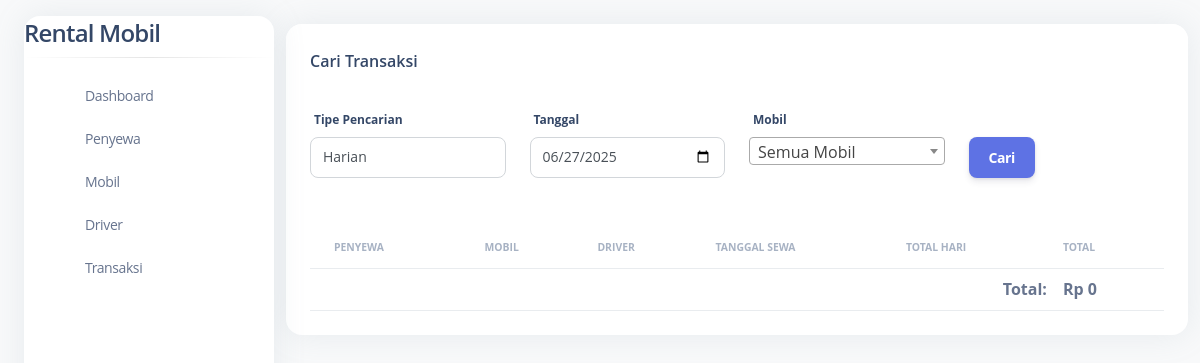
The app's page /pages/cari_transaksi.php, older data.
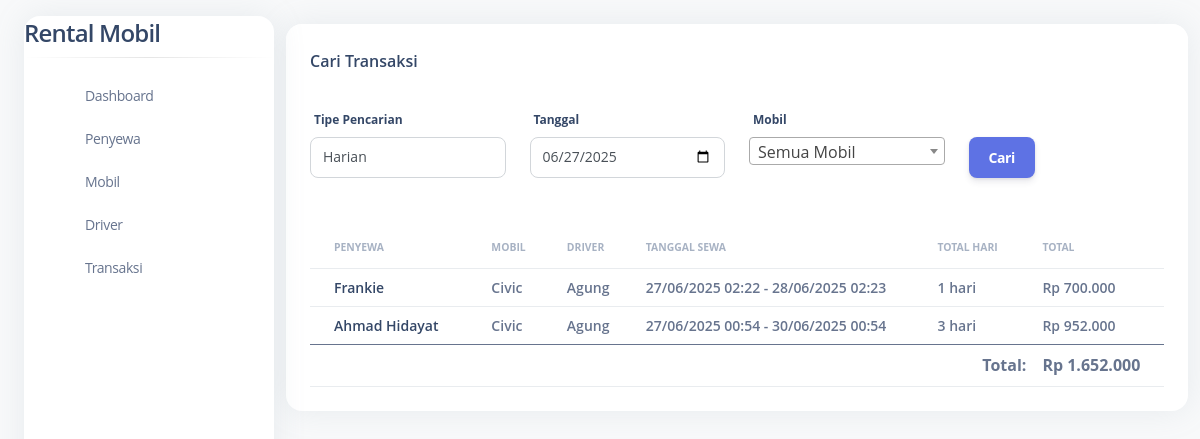
The same page, newer data.
### tables this page shows
CREATE TABLE `transaksi` (
  `id_transaksi` int NOT NULL AUTO_INCREMENT,
  `id_penyewa` int NOT NULL,
  `id_mobil` int NOT NULL,
  `id_driver` int DEFAULT NULL,
  `tanggal_mulai` datetime NOT NULL,
  `tanggal_selesai` datetime NOT NULL,
  `total_hari` int NOT NULL,
  `total_biaya_mobil` decimal(10,2) NOT NULL,
  `total_biaya_driver` decimal(10,2) DEFAULT '0.00',
  `total_biaya_tambahan` decimal(10,2) DEFAULT '0.00',
  `total_keseluruhan` decimal(10,2) NOT NULL,
  `status_pembayaran` enum('Lunas','DP') NOT NULL,
  `jumlah_dp` decimal(10,2) DEFAULT '0.00',
  `sisa_pembayaran` decimal(10,2) DEFAULT '0.00',
  `status_sewa` enum('Berlangsung','Selesai') DEFAULT 'Berlangsung',
  `created_at` timestamp NULL DEFAULT CURRENT_TIMESTAMP,
  PRIMARY KEY (`id_transaksi`),
  KEY `id_penyewa` (`id_penyewa`),
  KEY `id_mobil` (`id_mobil`),
  KEY `id_driver` (`id_driver`),
  CONSTRAINT `transaksi_ibfk_1` FOREIGN KEY (`id_penyewa`) REFERENCES `penyewa` (`id_penyewa`),
  CONSTRAINT `transaksi_ibfk_2` FOREIGN KEY (`id_mobil`) REFERENCES `mobil` (`id_mobil`),
  CONSTRAINT `transaksi_ibfk_3` FOREIGN KEY (`id_driver`) REFERENCES `driver` (`id_driver`)
);

CREATE TABLE `penyewa` (
  `id_penyewa` int NOT NULL AUTO_INCREMENT,
  `nama_penyewa` varchar(100) NOT NULL,
  `alamat` text,
  `no_telp` varchar(15) DEFAULT NULL,
  `no_ktp` varchar(20) DEFAULT NULL,
  `created_at` timestamp NULL DEFAULT CURRENT_TIMESTAMP,
  PRIMARY KEY (`id_penyewa`)
);

CREATE TABLE `mobil` (
  `id_mobil` int NOT NULL AUTO_INCREMENT,
  `nama_mobil` varchar(100) NOT NULL,
  `merk` varchar(50) DEFAULT NULL,
  `tahun` year DEFAULT NULL,
  `plat_nomor` varchar(20) DEFAULT NULL,
  `warna` varchar(30) DEFAULT NULL,
  `harga_sewa_perhari` decimal(10,2) NOT NULL,
  `created_at` timestamp NULL DEFAULT CURRENT_TIMESTAMP,
  PRIMARY KEY (`id_mobil`)
);

CREATE TABLE `driver` (
  `id_driver` int NOT NULL AUTO_INCREMENT,
  `nama_driver` varchar(100) NOT NULL,
  `alamat` text,
  `no_telp` varchar(15) DEFAULT NULL,
  `no_sim` varchar(20) DEFAULT NULL,
  `harga_perhari` decimal(10,2) NOT NULL,
  `created_at` timestamp NULL DEFAULT CURRENT_TIMESTAMP,
  PRIMARY KEY (`id_driver`)
);

### pages/cari_transaksi.php (the view, shortened to what this page needs)
<?php
include '../koneksi/koneksi.php';
$tipe = isset($_GET['tipe']) ? $_GET['tipe'] : 'harian';
$tanggal = isset($_GET['tanggal']) ? $_GET['tanggal'] : date('Y-m-d');
$bulan = isset($_GET['bulan']) ? $_GET['bulan'] : date('Y-m');
$tahun = isset($_GET['tahun']) ? $_GET['tahun'] : date('Y');
$where = "1=1";
if($tipe == 'harian') {
  $where .= " AND DATE(tanggal_mulai)='$tanggal'";
} else if($tipe == 'mingguan') {
  $start = date('Y-m-d', strtotime('-6 days', strtotime($tanggal)));
  $where .= " AND DATE(tanggal_mulai) BETWEEN '$start' AND '$tanggal'";
} else if($tipe == 'bulanan') {
  $where .= " AND DATE_FORMAT(tanggal_mulai, '%Y-%m')='$bulan'";
} else if($tipe == 'tahunan') {
  $where .= " AND YEAR(tanggal_mulai)='$tahun'";
}
$query = mysqli_query($conn, "SELECT t.*, p.nama_penyewa, m.nama_mobil, d.nama_driver
                            FROM transaksi t
                            JOIN penyewa p ON t.id_penyewa=p.id_penyewa
                            JOIN mobil m ON t.id_mobil=m.id_mobil
                            LEFT JOIN driver d ON t.id_driver=d.id_driver
                            WHERE $where
                            ORDER BY t.id_transaksi DESC");
$total = 0;
$data_transaksi = [];
while($data = mysqli_fetch_array($query)) {
  $total += $data['total_keseluruhan'];
  $data_transaksi[] = $data;
}
?>
<!DOCTYPE html>
<html lang="en">
<head>
  <link href="../styling/assets/css/nucleo-icons.css" rel="stylesheet" />
  <link href="../styling/assets/css/nucleo-svg.css" rel="stylesheet" />
  <link href="../styling/assets/css/argon-dashboard.css" rel="stylesheet" />
  <link href="https://cdn.jsdelivr.net/npm/select2@4.1.0-rc.0/dist/css/select2.min.css" rel="stylesheet" />
</head>
<body class="g-sidenav-show bg-gray-100">
  <aside class="sidenav bg-white navbar navbar-vertical navbar-expand-xs border-0 border-radius-xl my-3 fixed-start ms-4" id="sidenav-main">
    <div class="sidenav-header">
      <h4>Rental Mobil</h4>
    </div>
    <hr class="horizontal dark mt-0">
    <div class="collapse navbar-collapse w-auto" id="sidenav-collapse-main">
      <ul class="navbar-nav">
        <li class="nav-item">
          <a class="nav-link" href="../index.php">
            <div class="icon icon-shape icon-sm border-radius-md text-center me-2 d-flex align-items-center justify-content-center">
              <i class="ni ni-tv-2 text-primary text-sm opacity-10"></i>
            </div>
            <span class="nav-link-text ms-1">Dashboard</span>
          </a>
        </li>
        <li class="nav-item">
          <a class="nav-link" href="penyewa.php">
            <div class="icon icon-shape icon-sm border-radius-md text-center me-2 d-flex align-items-center justify-content-center">
              <i class="ni ni-single-02 text-warning text-sm opacity-10"></i>
            </div>
            <span class="nav-link-text ms-1">Penyewa</span>
          </a>
        </li>
        <li class="nav-item">
          <a class="nav-link" href="mobil.php">
            <div class="icon icon-shape icon-sm border-radius-md text-center me-2 d-flex align-items-center justify-content-center">
            </div>
            <span class="nav-link-text ms-1">Mobil</span>
          </a>
        </li>
        <li class="nav-item">
          <a class="nav-link" href="driver.php">
            <div class="icon icon-shape icon-sm border-radius-md text-center me-2 d-flex align-items-center justify-content-center">
              <i class="ni ni-delivery-fast text-info text-sm opacity-10"></i>
            </div>
            <span class="nav-link-text ms-1">Driver</span>
          </a>
        </li>
        <li class="nav-item">
          <a class="nav-link" href="transaksi.php">
            <div class="icon icon-shape icon-sm border-radius-md text-center me-2 d-flex align-items-center justify-content-center">
              <i class="ni ni-credit-card text-danger text-sm opacity-10"></i>
            </div>
            <span class="nav-link-text ms-1">Transaksi</span>
          </a>
        </li>
      </ul>
    </div>
  </aside>
  <main class="main-content position-relative border-radius-lg">
    <div class="container-fluid py-4">
      <div class="row">
        <div class="col-12">
          <div class="card mb-4">
            <div class="card-header pb-0">
              <h6>Cari Transaksi</h6>
            </div>
            <div class="card-body">
              <form action="" method="GET">
                <div class="row">
                  <div class="col-md-3">
                    <div class="form-group">
                      <label>Tipe Pencarian</label>
                      <select class="form-control" name="tipe" onchange="toggleTanggal(this.value)">
                        <option value="harian" <?= $tipe == 'harian' ? 'selected' : '' ?>>Harian</option>
                      </select>
                    </div>
                  </div>
                  <div class="col-md-3" id="tanggalGroup" style="display: <?= in_array($tipe, ['harian', 'mingguan']) ? 'block' : 'none' ?>;">
                    <div class="form-group">
                      <label>Tanggal</label>
                      <input type="date" class="form-control" name="tanggal" value="<?= $tanggal ?>">
                    </div>
                  </div>
                  <div class="col-md-3">
                    <div class="form-group">
                      <label>Mobil</label>
                    </div>
                  </div>
                  <div class="col-md-3">
                    <div class="form-group">
                      <label>&nbsp;</label>
                      <button type="submit" class="btn btn-primary d-block">Cari</button>
                    </div>
                  </div>
                </div>
              </form>
              <hr>
              <div class="table-responsive">
                <table class="table align-items-center mb-0">
                  <thead>
                    <tr>
                      <th class="text-uppercase text-secondary text-xxs font-weight-bolder opacity-7">Penyewa</th>
                      <th class="text-uppercase text-secondary text-xxs font-weight-bolder opacity-7 ps-2">Mobil</th>
                      <th class="text-uppercase text-secondary text-xxs font-weight-bolder opacity-7 ps-2">Driver</th>
                      <th class="text-uppercase text-secondary text-xxs font-weight-bolder opacity-7 ps-2">Tanggal Sewa</th>
                      <th class="text-uppercase text-secondary text-xxs font-weight-bolder opacity-7 ps-2">Total Hari</th>
                      <th class="text-uppercase text-secondary text-xxs font-weight-bolder opacity-7 ps-2">Total</th>
                    </tr>
                  </thead>
                  <tbody>
                    <?php foreach($data_transaksi as $data) { ?>
                    <tr>
                      <td>
                        <div class="d-flex px-3">
                          <div class="my-auto">
                            <h6 class="mb-0 text-sm"><?= $data['nama_penyewa'] ?></h6>
                          </div>
                        </div>
                      </td>
                      <td>
                        <p class="text-sm font-weight-bold mb-0"><?= $data['nama_mobil'] ?></p>
                      </td>
                      <td>
                        <p class="text-sm font-weight-bold mb-0"><?= $data['nama_driver'] ? $data['nama_driver'] : '-' ?></p>
                      </td>
                      <td>
                        <p class="text-sm font-weight-bold mb-0">
                          <?= date('d/m/Y H:i', strtotime($data['tanggal_mulai'])) ?> -
                          <?= date('d/m/Y H:i', strtotime($data['tanggal_selesai'])) ?>
                        </p>
                      </td>
                      <td>
                        <p class="text-sm font-weight-bold mb-0"><?= $data['total_hari'] ?> hari</p>
                      </td>
                      <td>
                        <p class="text-sm font-weight-bold mb-0">Rp <?= number_format($data['total_keseluruhan'],0,',','.') ?></p>
                      </td>
                    </tr>
                    <?php } ?>
                  </tbody>
                  <tfoot>
                    <tr>
                      <td colspan="5" class="text-end"><strong>Total:</strong></td>
                      <td colspan="2"><strong>Rp <?= number_format($total,0,',','.') ?></strong></td>
                    </tr>
                  </tfoot>
                </table>
              </div>
            </div>
          </div>
        </div>
      </div>
    </div>
  </main>
</body>
</html>

### styling/assets/css/nucleo-svg.css (style rules this page uses)
.icon { display: inline-block; color: #111111; height: 1em; width: 1em; }
.icon-sm { height: 0.8em; width: 0.8em; }
.icon { fill: currentColor; stroke: none; }

Row changes from the older to the newer data that the page shows:
added transaksi: id_penyewa.nama_penyewa "Frankie", id_mobil.nama_mobil "Civic", id_driver.nama_driver "Agung", tanggal_mulai "27/06/2025 02:22", tanggal_selesai "28/06/2025 02:23", total_hari "1", total_keseluruhan "700.000"
added transaksi: id_penyewa.nama_penyewa "Ahmad Hidayat", id_mobil.nama_mobil "Civic", id_driver.nama_driver "Agung", tanggal_mulai "27/06/2025 00:54", tanggal_selesai "30/06/2025 00:54", total_hari "3", total_keseluruhan "952.000"
Text that changed along with them:
$total: "0" → "1.652.000"
